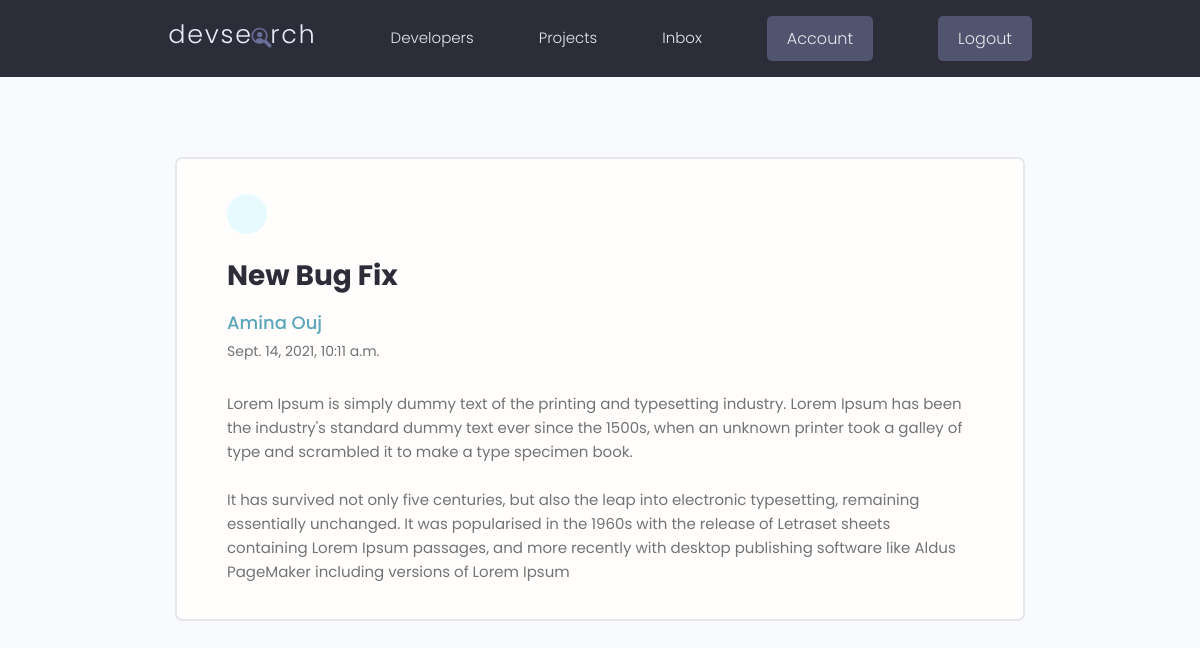
The app's page /message/2d0b766c-67b8-4f83-a11b-f885b8fbca53/ (signed in) with its own data.
### users/models.py (models this page shows, shortened)
class Message(models.Model):
    sender = models.ForeignKey(Profile,on_delete=models.SET_NULL, null = True, blank=True)
    recepient = models.ForeignKey(Profile,on_delete=models.SET_NULL, null = True, blank=True,related_name="messages")
    name = models.CharField(max_length=200,null = True, blank=True)
    email = models.EmailField(max_length=500,null = True, blank=True)
    subject = models.CharField(max_length=200,null = True, blank=True)
    body  =models.TextField(null = False, blank=False)
    is_read = models.BooleanField(default=False,null=True)
    created =  models.DateTimeField(auto_now_add=True)
    id = models.UUIDField(default=uuid.uuid4,unique=True, primary_key=True,editable=False)
    class Meta:
        ordering = ['is_read','-created']

### users/views.py (the view)
# urls.py: path('message/<str:pk>/',views.viewMessage,name='viewMessage-path'),
@login_required(login_url='login-path')
def viewMessage(request,pk):
    profile = request.user.profile
    msg = profile.messages.get(id = pk)
    if msg.is_read == False:
        msg.is_read= True
        msg.save()
    context = {'msg':msg}
    return render(request,'users/message.html',context)

### users/templates/users/message.html (shortened to what this page needs)
{% extends 'main.html' %}
{% block content %}
   <main class="messagePage my-xl">
    <div class="content-box">
      <div class="message">
        <a class="backButton" href="{% url 'inbox-path' %}"></a>
        <h2 class="message__subject">{{msg.subject}}</h4>
          <a href="{% url 'userProfile-path' msg.sender.id %}" class="message__author">{{msg.name}}</a>
          <p class="message__date">{{msg.created}}</p>
          <div class="message__body">
            {{msg.body|linebreaksbr}}
          </div>
      </div>
    </div>
  </main>
{% endblock content %}

### static/styles/app.css (style rules this page uses)
:root { --color-sub: #2d2d39; }
.content-box { width: 95%; max-width: 85rem; margin: 0 auto; }
.message { padding: 2.5rem 0; }
.message > a { display: flex; gap: 1rem; }
.message__author, .message__date { flex-basis: 25%; }
.message__subject { flex-basis: 50%; }
.message__date { text-align: right; }
.messagePage .message { list-style: none; background: var(--color-white); padding: 3.5rem 5rem; border: 2px solid var(--color-light); border-radius: 0.7rem; }
.messagePage .message__subject { font-size: 2.8rem; color: var(--color-sub); margin-bottom: 1rem; margin-top: 2rem; }
.messagePage .message__author { font-size: 1.8rem; font-weight: 500; }
.messagePage .message__date { font-size: 1.4rem; font-weight: 400; text-align: left; margin-bottom: 3rem; }
.backButton { background: var(--color-main-light); color: var(--color-main); width: 4rem; height: 4rem; display: flex; align-items: center; justify-content: center; border-radius: 50%; }

### static/uikit/styles/modules/_variables.css (style rules this page uses)
:root { --color-main: #5aa5b9; --color-main-light: #e6faff; --color-sub: #3f4156; --color-sub-light: #51546e; --color-sub-lighter: #ededfd; --color-text: #737373; --color-gray: #8b8b8b; --color-light: #e5e7eb; --color-light-gray: #767676; --color-bg: #f8fafd; --color-white: #fffefd; --color-white-light: #f3f3f3; --color-success: #359e64; --color-success-bg: #def8e8; --color-error: #fc4b0b; --color-error-bg: #fff2ee; --font-base: 'Poppins', arial, helvetica, 'Segoe UI', roboto, ubuntu, sans-serif; --font-monospace: 'Fira Code', 'Courier New', courier, monospace; --font-regular: 300; --font-medium: 500; --font-bold: 700; --generic-shadow: 1px 1px 5px #00000010; --generic-transition: all 0.3s ease-in-out; }

### static/uikit/styles/modules/_base.css (style rules this page uses)
* { margin: 0; padding: 0; box-sizing: border-box; text-rendering: optimizeLegibility; color: inherit; font-size: inherit; }
html { font-size: 50%; }
@media only screen and (min-width: 480px) { html { font-size: 56.25%; } }
@media only screen and (min-width: 1200px) { html { font-size: 62.5%; } }
body { line-height: 1.6; font-weight: 400; font-size: 1.5rem; color: var(--color-text); background-color: var(--color-bg); min-height: 100vh; }

### static/uikit/styles/modules/_typography.css (style rules this page uses)
* { font-family: var(--font-base); }
h2 { font-size: 3.6rem; font-weight: var(--font-bold); }
p, span, strong { font-size: 1.6rem; color: var(--color-text); font-weight: var(--font-regular); }
a { padding-bottom: 2px; text-decoration: none; display: inline-block; color: var(--color-main); font-weight: var(--font-medium); }

### static/uikit/styles/modules/_utilities.css (style rules this page uses)
.my-xl { margin: 8rem auto; }

### records on screen
Message: subject "New Bug Fix", name "Amina Ouj", created "Sept. 14, 2021, 10:11 a.m.", body "Lorem Ipsum is simply dummy text of the printing and typesetting industry. Lorem Ipsum has been the industry's standard dummy text ever since the 1500s, when an unknown printer took a galley of type and scrambled it to make a type specimen book. It has survived not only five centuries, but also the leap into electronic typesetting, remaining essentially unchanged. It was popularised in the 1960s with the release of Letraset sheets containing Lorem Ipsum passages, and more recently with desktop publishing software like Aldus PageMaker including versions of Lorem Ipsum"
